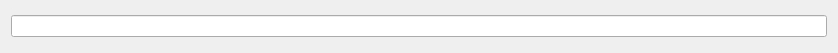
<?xml version="1.0" encoding="UTF-8"?>
<ui version="4.0">
 <class>DlgCue</class>
 <widget class="QDialog" name="DlgCue">
  <property name="geometry">
   <rect>
    <x>0</x>
    <y>0</y>
    <width>838</width>
    <height>53</height>
   </rect>
  </property>
  <property name="windowTitle">
   <string>Edit Cue</string>
  </property>
  <layout class="QVBoxLayout" name="verticalLayout">
   <item>
    <widget class="QLineEdit" name="str"/>
   </item>
  </layout>
 </widget>
 <resources/>
 <connections/>
</ui>
